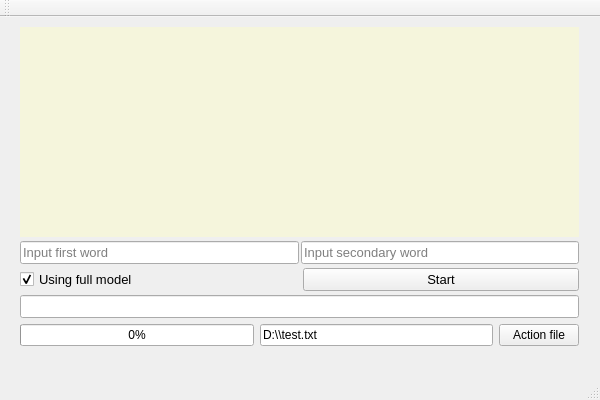
<?xml version="1.0" encoding="UTF-8"?>
<ui version="4.0">
 <class>MainWindow</class>
 <widget class="QMainWindow" name="MainWindow">
  <property name="geometry">
   <rect>
    <x>0</x>
    <y>0</y>
    <width>600</width>
    <height>400</height>
   </rect>
  </property>
  <property name="sizePolicy">
   <sizepolicy hsizetype="Fixed" vsizetype="Fixed">
    <horstretch>0</horstretch>
    <verstretch>0</verstretch>
   </sizepolicy>
  </property>
  <property name="minimumSize">
   <size>
    <width>600</width>
    <height>400</height>
   </size>
  </property>
  <property name="maximumSize">
   <size>
    <width>600</width>
    <height>400</height>
   </size>
  </property>
  <property name="windowTitle">
   <string>SimilarityMeasure</string>
  </property>
  <widget class="QWidget" name="centralWidget">
   <widget class="QWidget" name="verticalLayoutWidget">
    <property name="geometry">
     <rect>
      <x>9</x>
      <y>-1</y>
      <width>581</width>
      <height>341</height>
     </rect>
    </property>
    <layout class="QVBoxLayout" name="verticalLayout">
     <property name="spacing">
      <number>4</number>
     </property>
     <property name="sizeConstraint">
      <enum>QLayout::SetMaximumSize</enum>
     </property>
     <item>
      <widget class="QLabel" name="label">
       <property name="styleSheet">
        <string notr="true">background-color: #F5F5DC</string>
       </property>
       <property name="text">
        <string/>
       </property>
       <property name="alignment">
        <set>Qt::AlignCenter</set>
       </property>
       <property name="wordWrap">
        <bool>true</bool>
       </property>
      </widget>
     </item>
     <item>
      <layout class="QHBoxLayout" name="horizontalLayout">
       <property name="spacing">
        <number>2</number>
       </property>
       <item>
        <widget class="QLineEdit" name="lineFirstWord">
         <property name="font">
          <font>
           <pointsize>10</pointsize>
          </font>
         </property>
         <property name="placeholderText">
          <string>Input first word</string>
         </property>
        </widget>
       </item>
       <item>
        <widget class="QLineEdit" name="lineSecondaryWord">
         <property name="font">
          <font>
           <pointsize>10</pointsize>
          </font>
         </property>
         <property name="placeholderText">
          <string>Input secondary word</string>
         </property>
        </widget>
       </item>
      </layout>
     </item>
     <item>
      <layout class="QHBoxLayout" name="horizontalLayout_2">
       <item>
        <widget class="QCheckBox" name="checkBox">
         <property name="font">
          <font>
           <pointsize>10</pointsize>
          </font>
         </property>
         <property name="text">
          <string>Using full model</string>
         </property>
         <property name="checked">
          <bool>true</bool>
         </property>
         <property name="tristate">
          <bool>false</bool>
         </property>
        </widget>
       </item>
       <item>
        <widget class="QPushButton" name="pushButton">
         <property name="font">
          <font>
           <pointsize>10</pointsize>
          </font>
         </property>
         <property name="text">
          <string>Start</string>
         </property>
        </widget>
       </item>
      </layout>
     </item>
     <item>
      <layout class="QVBoxLayout" name="verticalLayout_2">
       <item>
        <widget class="QLineEdit" name="lineResult">
         <property name="font">
          <font>
           <pointsize>10</pointsize>
          </font>
         </property>
        </widget>
       </item>
       <item>
        <layout class="QHBoxLayout" name="horizontalLayout_3">
         <item>
          <widget class="QProgressBar" name="progressBar">
           <property name="value">
            <number>0</number>
           </property>
          </widget>
         </item>
         <item>
          <widget class="QLineEdit" name="linePathFile">
           <property name="toolTip">
            <string>Path to file</string>
           </property>
           <property name="locale">
            <locale language="English" country="UnitedStates"/>
           </property>
           <property name="text">
            <string>D:\\test.txt</string>
           </property>
           <property name="placeholderText">
            <string>Path to file</string>
           </property>
          </widget>
         </item>
         <item>
          <widget class="QPushButton" name="buttonFile">
           <property name="text">
            <string>Action file</string>
           </property>
          </widget>
         </item>
        </layout>
       </item>
      </layout>
     </item>
    </layout>
   </widget>
  </widget>
  <widget class="QToolBar" name="mainToolBar">
   <attribute name="toolBarArea">
    <enum>TopToolBarArea</enum>
   </attribute>
   <attribute name="toolBarBreak">
    <bool>false</bool>
   </attribute>
  </widget>
  <widget class="QStatusBar" name="statusBar"/>
  <widget class="QMenuBar" name="menuBar">
   <property name="geometry">
    <rect>
     <x>0</x>
     <y>0</y>
     <width>600</width>
     <height>21</height>
    </rect>
   </property>
  </widget>
 </widget>
 <layoutdefault spacing="6" margin="11"/>
 <resources/>
 <connections/>
</ui>
